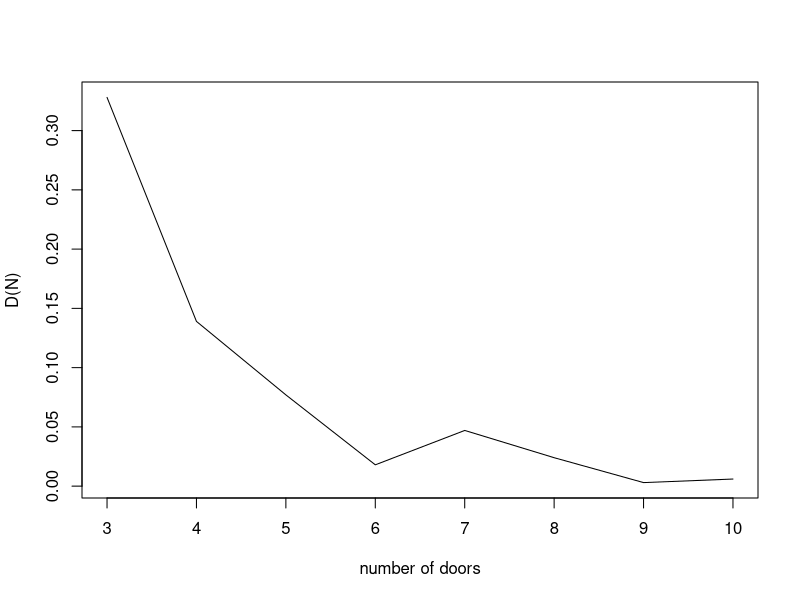
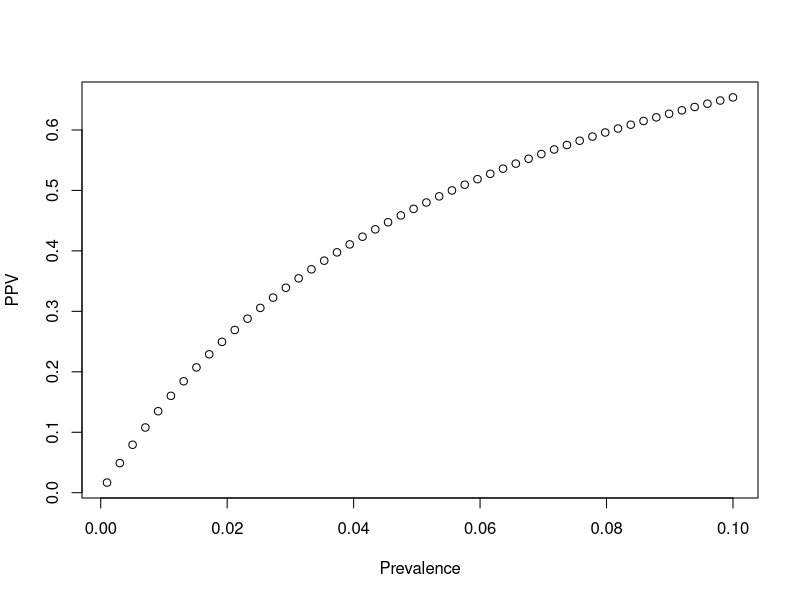
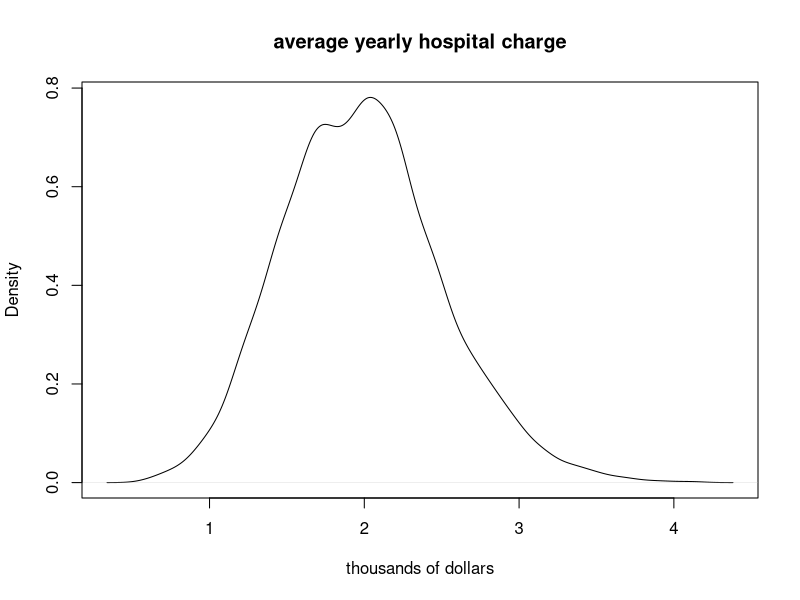
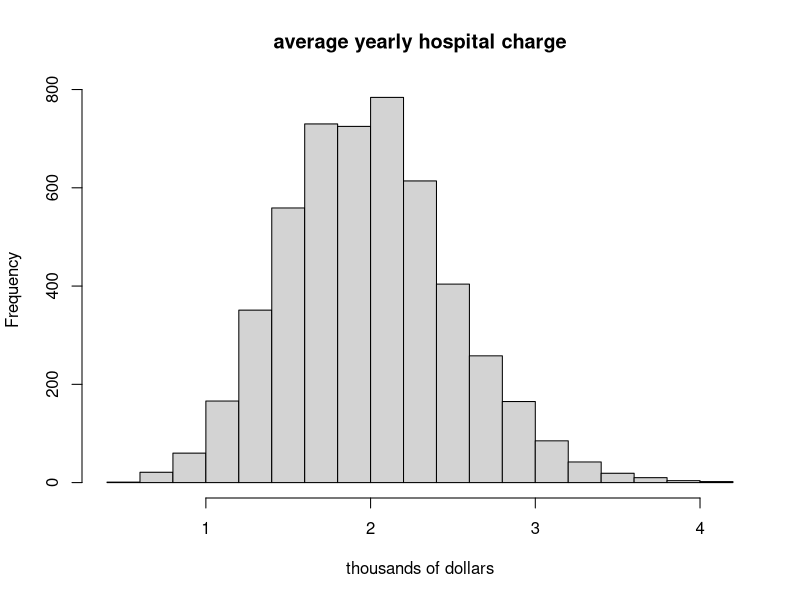
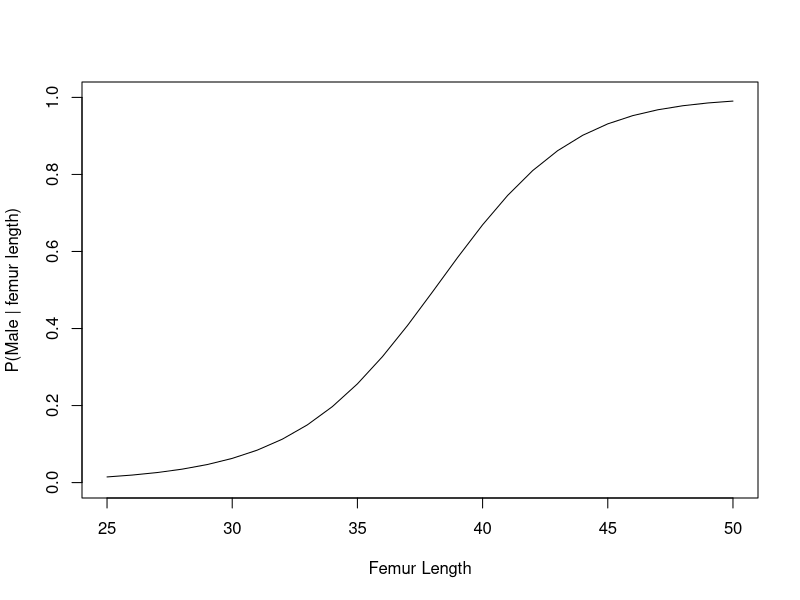
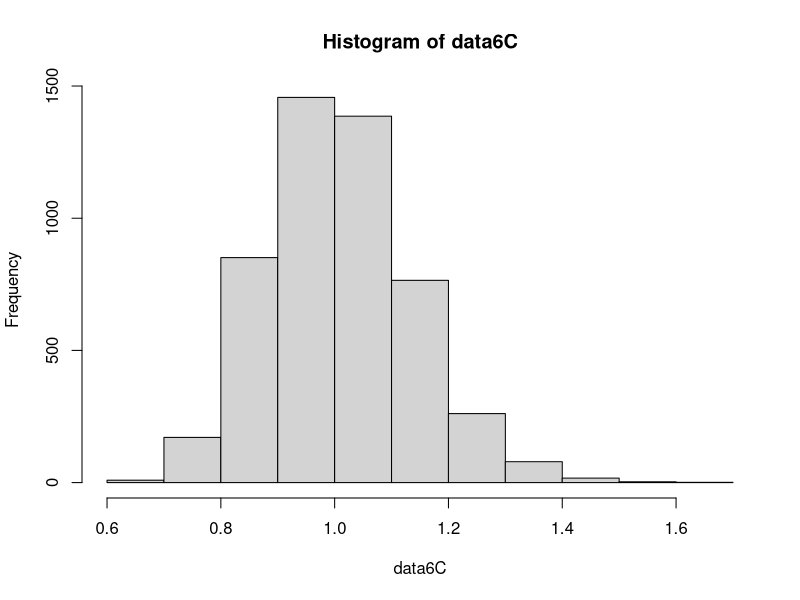
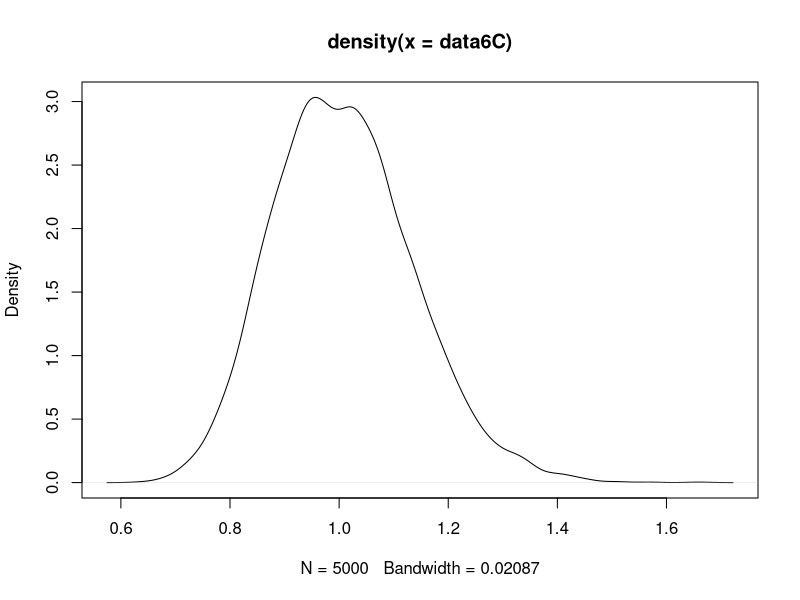
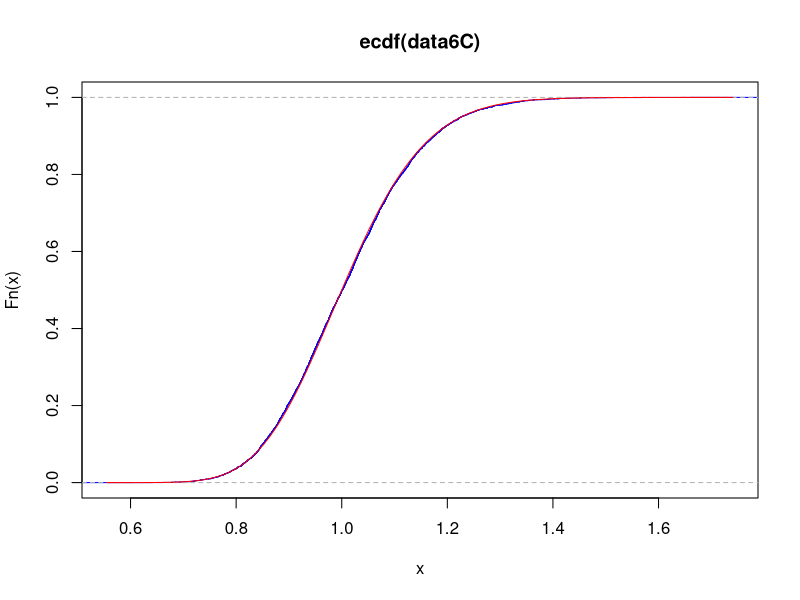

Here is the R script that generated these plots, in order: (Note: this script raises an error after producing the figures.)
## ---- chunk 1
require(magrittr)
require(dplyr)

game <- function(N){
  if(N<3) stop("Must have at least 3 doors")
  prize <- sample(c(rep("goat",N-1),"car"), N)
  guess <- sample(1:N,1)
  game <- data.frame(door = 1:N, prize = prize, stringsAsFactors = FALSE) %>% 
    mutate(first_guess = case_when(
      door == guess ~ 1
      , TRUE ~ 0
    )) %>% 
    mutate(potential_reveal = case_when(
        first_guess == 1 ~ 0
      , prize == "car" ~ 0
      , TRUE ~ 1
    )) %>% 
    mutate(reveal = 1*(rank(potential_reveal, ties.method = "random") == 3)) %>% 
    mutate(potential_switch = case_when(
      first_guess == 1 ~ 0
      , reveal == 1 ~ 0
      , TRUE ~ 1
    )) %>% 
    mutate(switch = 1*(rank(potential_switch, ties.method = "random") == 3))
  c(game$prize[game$first_guess == 1], game$prize[game$switch == 1])
}
## ---- chunk 2
set.seed(2)
R=5000
out <- rep(NA,R)
for (i in 1:R){
  result <- game(4)
  if(result[[1]] == "goat" & result[[2]] == "goat" ){
    out[i] <- 1
  }else{
    out[i] <- 0
  }
}
mean(out)
## ---- chunk 3
prop.test(sum(out),R,conf.level = 0.99)
## ---- chunk 4
R <- 1000
stra1 <- rep(NA,R)
stra2 <- rep(NA, R)
out <- vector()

for (j in 3:10){
  for(i in 1:R){
    stra1[i] <- game(j)[1]
    stra2[i] <- game(j)[2]
  }
  out[j] <- mean(stra2 == "car") -  mean(stra1 == "car")
}
  
plot(3:10,out[3:10] ,xlab='number of doors',ylab='D(N)',type='l')
## ---- chunk 5
prevalence <- seq(0.001, 0.1, length = 50) 
ppv <- 0.85*prevalence/(0.8*prevalence+0.05)
plot(prevalence, ppv, xlab = "Prevalence", ylab = "PPV")
## ---- chunk 6
hospital_charges <- function(N){
  group <- rbinom(N, 1, 0.5)  
  charges <- 0*group + rgamma(N, shape = 2, scale = 2)*(1-group)
  charges
}
## ---- chunk 7
set.seed(3)
data3C <- vector()
for (i in 1:5000){
  data3C[i] <-  quantile(hospital_charges (5000),0.9)
}
mean(data3C)
## ---- chunk 8
set.seed(4)
times <- 5000
data3B <- vector()

for (i in 1:times){
  data3B[i] <- hospital_charges(30) %>% mean()
}

plot(density(data3B),main='average yearly hospital charge',xlab='thousands of dollars')
hist(data3B,main='average yearly hospital charge',xlab='thousands of dollars')
## ---- chunk 9
# method1
set.seed(5)
times <- 5000
data3C <- vector()
for (i in 1:times){
  data3C[i] <- sum(hospital_charges(30)==0)
}
prob <- sum(data3C<10)/times
prob

# method 2
## 50% of students, charges is $0. another 50% according to gamma distribution. gamma can't be zero.
pbinom(9, 30, 0.5)  
## ---- chunk 10
pnorm(104,80,15) - pnorm(70,80,15)
## ---- chunk 11
# male/ (male+female)
dnorm(37,40,3.4)/(dnorm(37,40,3.4) + dnorm(37,36,3.3))
## ---- chunk 12
femur_length <- 25:50
prob_male <- dnorm(femur_length,40,3.4)/(dnorm(femur_length,40,3.4) + dnorm(femur_length,36,3.3)) ##answer
plot.new()  # Create a New Plot Frame
plot.window(xlim = c(25,50), ylim = c(0,1))
lines(femur_length, prob_male) #According to given coordinates, connect points with line
axis(1)  # add x-axis
axis(2)  # add y-axis
box()
title(xlab = "Femur Length", ylab = "P(Male | femur length)")

#plot(femur_length, prob_male,type='l')
## ---- chunk 13
hospital_charges <- function(N){
  group <- rbinom(N, 1, 0.5)
  charges <- 0*group + rgamma(N, shape = 2, scale = 2)*(1-group)
  charges
}
## ---- chunk 14
set.seed(51)
mean(hospital_charges (5000))
## ---- chunk 15
set.seed(52)
d5b <- vector()
out <- vector()
for(i in 1:5000){
  d5b <- hospital_charges(5000)
  d5b[d5b > 10] = 10
  out[i] = mean(d5b)
}
mean(out)
## ---- chunk 16
set.seed(53)
d5c <- vector()
out <- vector()
for(i in 1:5000){
  d5c <- hospital_charges(5000)
  d5c[d5c > 10] = 10
  out[i] = var(d5c)
}
mean(out)
## ---- chunk 17
R=5000
data6C <- vector()
for (i in 1:R){
  data6C[i] <- rlnorm(101, meanlog = 0, sdlog = 1) %>% median()
}
hist(data6C)
plot(density(data6C))
## ---- chunk 18
Fk <- function(x,k,n){
  pbinom(k-1, n, plnorm(x), lower.tail = FALSE)
} 
## ---- chunk 19
plot(ecdf(data6C),col='blue')
curve(Fk(x, 51, 101), add =T, col = "red")
## ---- chunk 20
set.seed(63)
thCI <- function(x){
  CI <- vector()
  for (i in 1:R){
  CI[i] <- rlnorm(101, meanlog = 0, sdlog = 1) %>% quantile(x)
  }
  #hist(CI)
  plot(density(CI),xlim=c(0,3.5))
  CI95 <- quantile(CI,c(0.025,0.975)) %>% diff() %>% as.vector() # calculate tight
  CI95
}

thCI(0.25)
thCI(0.50)
thCI(0.75)
## ---- chunk 21
Hmisc::getHdata(nhgh)
d1 <- nhgh[1:500,]
## ---- chunk 22
library(stats4)
## ---- chunk 23
d7C <- d1 %>% 
  dplyr::filter(sex == "male", age > 18) %>%   na.omit() %>%  pull(ht) 

# mle
# nLL: Log likelihood function.  Take the logarithm of the likelihood function then Minimize it
nLL <- function(mean, sd){ 
  fs <- dnorm(x=d7C, mean = mean, sd = sd, log = TRUE    )   
  -sum(fs)   
}

fit <- mle(nLL, start = list(mean=0,sd=1), method = "L-BFGS-B"  , lower = c(0, 0.01) ) 
#start:Initial predicted value of parameter. Like start =list(mean=mean(d7C),sd=sd(d7C))

curve(dnorm(x, coef(fit)[1], coef(fit)[2]) , col = "blue"  ,150,200)  # coef: extracts model coefficients 
## ---- chunk 24
d7B <- d1 %>% 
  dplyr::filter(age > 18,sex == "female") %>%  pull(bmi) %>%  na.omit()
# MM: Take the parameters of the sample as the parameters of the whole 
xbar=mean(d7B)
s2=var(d7B)
curve ( dgamma (x,shape = xbar^2/s2 , scale = s2/xbar), col="blue" , 0,70)
## ---- chunk 25
d7A <- d1 %>% 
  dplyr::filter(age > 18) %>%  pull(SCr) %>%  na.omit()

plot(density(d7A,kernel = "gaussian"),main="Estimated SCr with Gaussian Kernel")
## ---- chunk 26
bwt <- MASS::birthwt
## ---- chunk 27
set.seed(81)
d8C <- bwt %>% dplyr::filter(smoke==1) %>% pull(bwt) %>% na.omit()

R <- 5000
out <- rep(NA, R)
for(i in 1:R){
  out[i] <- sample(d8C, length(d8C), replace = TRUE) %>% mean() # bootstrap: re-sampling
}
quantile(out, c(0.025, 0.975)) 
## ---- chunk 28
t.test(d8C) $conf.int
## ---- chunk 29
d8A <- bwt %>% dplyr::filter(smoke==0) %>% pull(bwt) %>% na.omit()
out <- vector()
for (i in 1:5000){
  # SMOKE
  out1= sample(d8C, length(d8C), replace = TRUE) %>% mean()
  
  # NON SMOKE
  out2= sample(d8A, length(d8A), replace = TRUE) %>% mean()
  
  out[i] <- out1/out2
}

quantile(out,c(0.025,0.975))
## ---- chunk 30
# study 1 
prop.test(c(30, 35), c(30+70, 35+65))$p.value
## ---- chunk 31
# study2
prop.test(c(600, 619), c(600+1400, 619+1381))$p.value
## ---- chunk 32
# study 1 
prop.test(c(30, 35), c(30+70, 35+65))$conf.int
## ---- chunk 33
# study2
prop.test(c(600, 619), c(600+1400, 619+1381))$conf.int
## ---- chunk 34
prop.test(c(630, 654), c(2100, 2100))$conf.int
## ---- chunk 35
Hmisc::getHdata(nhgh)
cor.test(nhgh$armc, nhgh$arml) 
